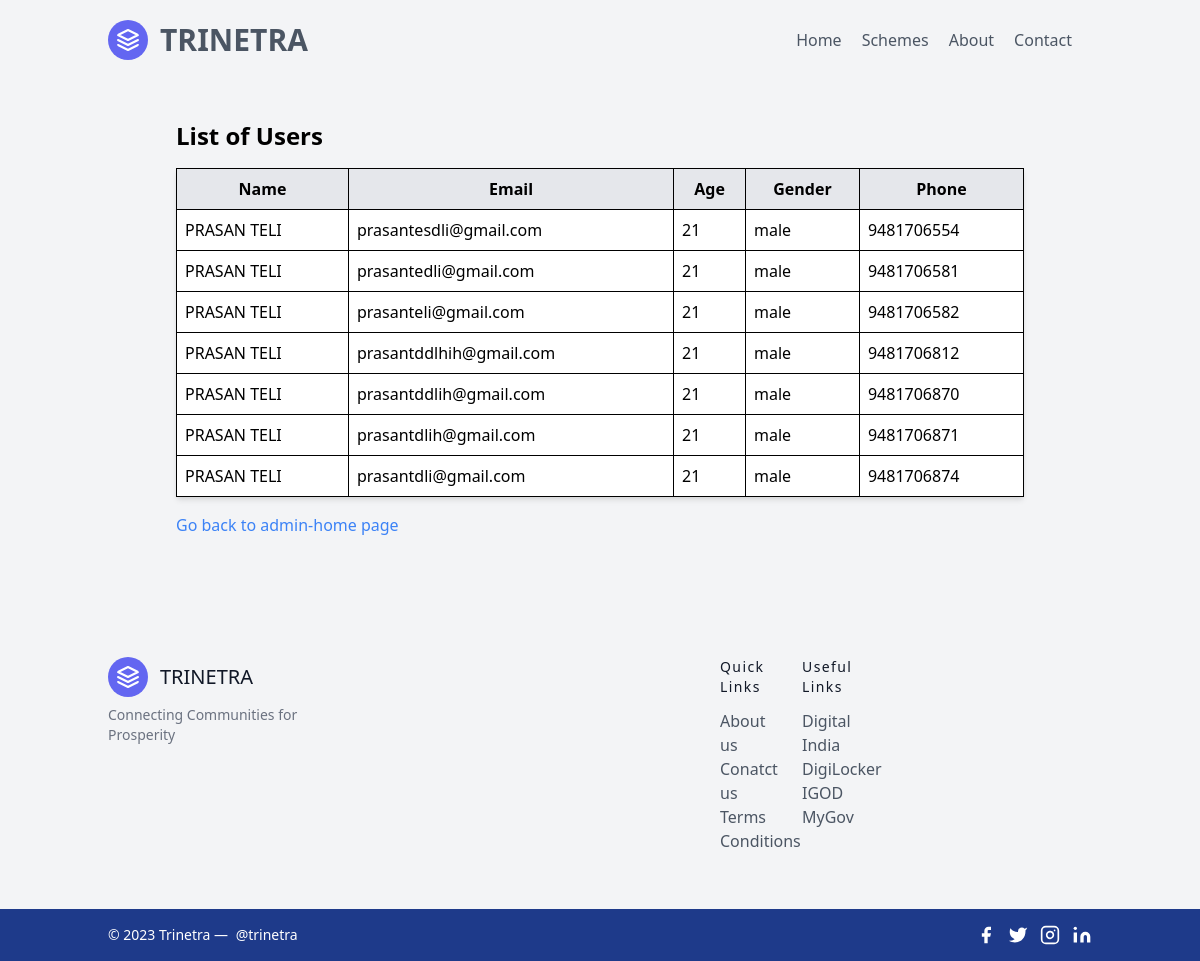
The page /admin/view on the database its author committed.
### tables this page shows
CREATE TABLE Users (
            id INTEGER , 
            name TEXT NOT NULL, 
            email TEXT UNIQUE NOT NULL,
            age INTEGER NOT NULL,
            gender TEXT NOT NULL,
            phone INTEGER PRIMARY KEY);

### src/trinetra.py (the view)
@app.route("/admin/view")
def view():
    con = sqlite3.connect("user.db")
    con.row_factory = sqlite3.Row
    cur = con.cursor()
    cur.execute("select * from Users")
    rows = cur.fetchall()
    return render_template("admin/view.html",rows = rows)

### src/templates/admin/view.html
{% include 'header.html' %}
<body class="bg-gray-100">
    <div class="max-w-4xl mx-auto p-6">
        <h3 class="text-2xl font-semibold mt-4">List of Users</h3>
        <table class="mt-4 w-full border-collapse bg-white shadow-md">
            <thead>
                <tr>
                    <th class="border p-2 bg-gray-200">Name</th>
                    <th class="border p-2 bg-gray-200">Email</th>
                    <th class="border p-2 bg-gray-200">Age</th>
                    <th class="border p-2 bg-gray-200">Gender</th>
                    <th class="border p-2 bg-gray-200">Phone</th>
                </tr>
            </thead>
            <tbody>
                {% for row in rows %}
                    <tr>
                        <td class="border p-2">{{ row["name"] }}</td>
                        <td class="border p-2">{{ row["email"] }}</td>
                        <td class="border p-2">{{ row["age"] }}</td>
                        <td class="border p-2">{{ row["gender"] }}</td>
                        <td class="border p-2">{{ row["phone"] }}</td>
                    </tr>
                {% endfor %}
            </tbody>
        </table>
        <a href="/admin" class="block text-blue-500 mt-4">Go back to admin-home page</a>
    </div>
</body>
{% include 'footer.html' %}

### src/templates/header.html (shortened to what this page needs)
<!DOCTYPE html>
<html lang="en">
<head>
  <link href="https://cdn.jsdelivr.net/npm/tailwindcss@2.2.19/dist/tailwind.min.css" rel="stylesheet">
  <link rel="stylesheet" href="{{ url_for('static', filename='css/main.css') }}">
</head>
<body>
  <header class="text-gray-600 body-font">
    <div class="container mx-auto flex flex-wrap p-5 flex-col md:flex-row items-center">
      <a class="flex title-font font-medium items-center text-gray-900 mb-4 md:mb-0" href="{{ url_for('homepage')}}">
        <svg xmlns="http://www.w3.org/2000/svg" fill="none" stroke="currentColor" stroke-linecap="round"
          stroke-linejoin="round" stroke-width="2" class="w-10 h-10 text-white p-2 bg-indigo-500 rounded-full"
          viewBox="0 0 24 24">
          <path d="M12 2L2 7l10 5 10-5-10-5zM2 17l10 5 10-5M2 12l10 5 10-5"></path>
        </svg>
        <a href="{{ url_for('homepage')}}">
          <span class="font-bold ml-3 text-3xl">TRINETRA</span>
        </a>
      </a>
      <nav class="md:ml-auto flex flex-wrap items-center text-base justify-center">
        <a class="transform motion-safe:hover:scale-110 mr-5 hover:text-gray-900"
          href="{{ url_for('homepage') }}">Home</a>
        <a class="transform motion-safe:hover:scale-110 mr-5 hover:text-gray-900"
          href=#>Schemes</a>
        <a class="transform motion-safe:hover:scale-110 mr-5 hover:text-gray-900"
          href="{{ url_for('about_us') }}">About</a>
        <a class="transform motion-safe:hover:scale-110 mr-5 hover:text-gray-900"
          href="{{ url_for('contact') }}">Contact</a>
      </nav>
    </div>
  </header>
</body>
</html>

### src/templates/footer.html (shortened to what this page needs)
<!DOCTYPE html>
<html lang="en">
  <head>
    <link href="https://unpkg.com/tailwindcss@^2/dist/tailwind.min.css" rel="stylesheet">
  </head>
<body>
<footer class="text-gray-600 body-font">
  <div class="container px-5 py-24 mx-auto flex md:items-center lg:items-start md:flex-row md:flex-nowrap flex-wrap flex-col">
    <div class="w-64 flex-shrink-0 md:mx-0 mx-auto text-center md:text-left">
      <a class="flex title-font font-medium items-center md:justify-start justify-center text-gray-900">
        <svg xmlns="http://www.w3.org/2000/svg" fill="none" stroke="currentColor" stroke-linecap="round" stroke-linejoin="round" stroke-width="2" class="w-10 h-10 text-white p-2 bg-indigo-500 rounded-full" viewBox="0 0 24 24">
          <path d="M12 2L2 7l10 5 10-5-10-5zM2 17l10 5 10-5M2 12l10 5 10-5"></path>
        </svg>
        <span class="ml-3 text-xl">TRINETRA</span>
      </a>
      <p class="mt-2 text-sm text-gray-500">Connecting Communities for Prosperity</p>
    </div>
    <div class="flex-grow flex flex-wrap md:pl-80 -mb-20 md:mt-0 mt-0 md:text-left text-center">
      <div class="lg:w-1/4 md:w-1/2 w-full px-9">
        <h2 class="title-font font-medium text-gray-900 tracking-widest text-sm mb-3">Quick Links</h2>
        <nav class="list-none mb-10">
          <li>
            <a class="text-gray-600 hover:text-gray-800" href="{{ url_for('about_us') }}">About us</a>
          </li>
          <li>
            <a class="text-gray-600 hover:text-gray-800" href="{{ url_for('contact') }}">Conatct us</a>
          </li>
          <li>
            <a class="text-gray-600 hover:text-gray-800" href="{{ url_for('terms_conditions') }}">Terms Conditions</a>
          </li>
        </nav>
      </div>
      <div class="lg:w-1/4 md:w-1/2 w-full px-4">
        <h2 class="title-font font-medium text-gray-900 tracking-widest text-sm mb-3">Useful Links</h2>
        <nav class="list-none mb-10">
          <li>
            <a class="text-gray-600 hover:text-gray-800" href="https://digitalindia.gov.in" target="_blank">Digital India</a>
          </li>
          <li>
            <a class="text-gray-600 hover:text-gray-800" href="https://www.digilocker.gov.in/" target="_blank">DigiLocker</a>
          </li>
          <li>
            <a class="text-gray-600 hover:text-gray-800" href="https://igod.gov.in/" target="_blank">IGOD</a>
          </li>
          <li>
            <a class="text-gray-600 hover:text-gray-800" href="https://www.mygov.in/" target="_blank">MyGov</a>
          </li>
        </nav>
      </div>
    </div>
  </div>
  <div class="bg-blue-900">
    <div class="container mx-auto py-4 px-5 flex flex-wrap flex-col sm:flex-row">
      <p class="text-white text-sm text-center sm:text-left">© 2023 Trinetra —
        <a href="https://twitter.com/prasanteli" rel="noopener noreferrer" class="text-white-600 ml-1" target="_blank">@trinetra</a>
      </p>
      <span class="inline-flex sm:ml-auto sm:mt-0 mt-2 justify-center sm:justify-start">
        <a class="text-white">
          <svg fill="currentColor" stroke-linecap="round" stroke-linejoin="round" stroke-width="2" class="w-5 h-5" viewBox="0 0 24 24">
            <path d="M18 2h-3a5 5 0 00-5 5v3H7v4h3v8h4v-8h3l1-4h-4V7a1 1 0 011-1h3z"></path>
          </svg>
        </a>
        <a class="ml-3 text-white">
          <svg fill="currentColor" stroke-linecap="round" stroke-linejoin="round" stroke-width="2" class="w-5 h-5" viewBox="0 0 24 24">
            <path d="M23 3a10.9 10.9 0 01-3.14 1.53 4.48 4.48 0 00-7.86 3v1A10.66 10.66 0 013 4s-4 9 5 13a11.64 11.64 0 01-7 2c9 5 20 0 20-11.5a4.5 4.5 0 00-.08-.83A7.72 7.72 0 0023 3z"></path>
          </svg>
        </a>
        <a class="ml-3 text-white">
          <svg fill="none" stroke="currentColor" stroke-linecap="round" stroke-linejoin="round" stroke-width="2" class="w-5 h-5" viewBox="0 0 24 24">
            <rect width="20" height="20" x="2" y="2" rx="5" ry="5"></rect>
            <path d="M16 11.37A4 4 0 1112.63 8 4 4 0 0116 11.37zm1.5-4.87h.01"></path>
          </svg>
        </a>
        <a class="ml-3 text-white">
          <svg fill="currentColor" stroke="currentColor" stroke-linecap="round" stroke-linejoin="round" stroke-width="0" class="w-5 h-5" viewBox="0 0 24 24">
            <path stroke="none" d="M16 8a6 6 0 016 6v7h-4v-7a2 2 0 00-2-2 2 2 0 00-2 2v7h-4v-7a6 6 0 016-6zM2 9h4v12H2z"></path>
            <circle cx="4" cy="4" r="2" stroke="none"></circle>
          </svg>
        </a>
      </span>
    </div>
  </div>
</footer>
</body>
</html>

### src/static/css/main.css (style rules this page uses)
a { color:blue; }
table, th, td { border: 1px solid black; }

### rows shown on the page
Users: name "PRASAN TELI", email "prasantesdli@gmail.com", age "21", gender "male", phone "9481706554"
Users: name "PRASAN TELI", email "prasantedli@gmail.com", age "21", gender "male", phone "9481706581"
Users: name "PRASAN TELI", email "prasanteli@gmail.com", age "21", gender "male", phone "9481706582"
Users: name "PRASAN TELI", email "prasantddlhih@gmail.com", age "21", gender "male", phone "9481706812"
Users: name "PRASAN TELI", email "prasantddlih@gmail.com", age "21", gender "male", phone "9481706870"
Users: name "PRASAN TELI", email "prasantdlih@gmail.com", age "21", gender "male", phone "9481706871"
Users: name "PRASAN TELI", email "prasantdli@gmail.com", age "21", gender "male", phone "9481706874"
